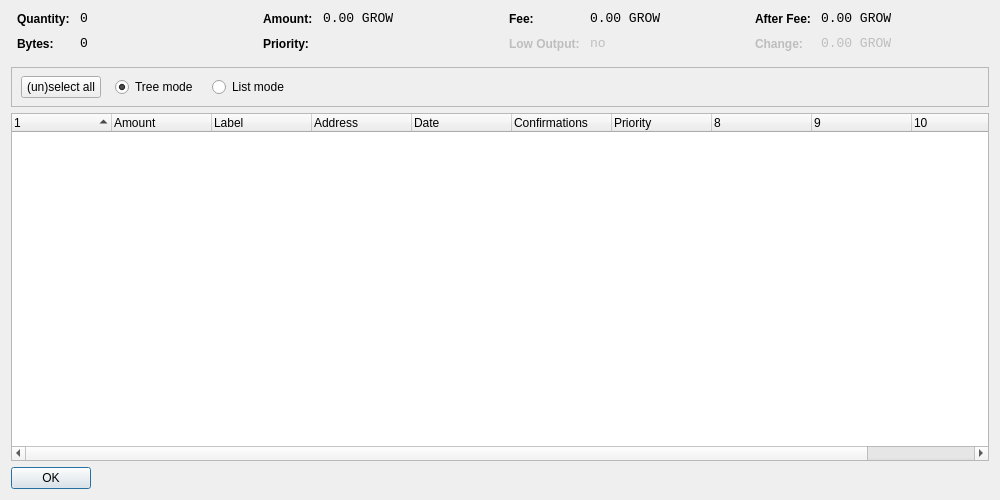
<?xml version="1.0" encoding="UTF-8"?>
<ui version="4.0">
 <class>CoinControlDialog</class>
 <widget class="QDialog" name="CoinControlDialog">
  <property name="geometry">
   <rect>
    <x>0</x>
    <y>0</y>
    <width>1000</width>
    <height>500</height>
   </rect>
  </property>
  <property name="windowTitle">
   <string>Coin Control</string>
  </property>
  <property name="styleSheet">
   <string notr="true"/>
  </property>
  <layout class="QVBoxLayout" name="verticalLayout">
   <item>
    <layout class="QHBoxLayout" name="horizontalLayoutTop" stretch="0,0,0,0">
     <property name="topMargin">
      <number>0</number>
     </property>
     <property name="bottomMargin">
      <number>10</number>
     </property>
     <item>
      <layout class="QFormLayout" name="formLayoutCoinControl1">
       <property name="horizontalSpacing">
        <number>10</number>
       </property>
       <property name="verticalSpacing">
        <number>10</number>
       </property>
       <property name="leftMargin">
        <number>6</number>
       </property>
       <property name="rightMargin">
        <number>6</number>
       </property>
       <item row="0" column="0">
        <widget class="QLabel" name="labelCoinControlQuantityText">
         <property name="styleSheet">
          <string notr="true">font-weight:bold;</string>
         </property>
         <property name="text">
          <string>Quantity:</string>
         </property>
        </widget>
       </item>
       <item row="0" column="1">
        <widget class="QLabel" name="labelCoinControlQuantity">
         <property name="font">
          <font>
           <family>Monospace</family>
           <pointsize>10</pointsize>
          </font>
         </property>
         <property name="cursor">
          <cursorShape>IBeamCursor</cursorShape>
         </property>
         <property name="contextMenuPolicy">
          <enum>Qt::ActionsContextMenu</enum>
         </property>
         <property name="text">
          <string notr="true">0</string>
         </property>
         <property name="textInteractionFlags">
          <set>Qt::LinksAccessibleByMouse|Qt::TextSelectableByKeyboard|Qt::TextSelectableByMouse</set>
         </property>
        </widget>
       </item>
       <item row="1" column="0">
        <widget class="QLabel" name="labelCoinControlBytesText">
         <property name="styleSheet">
          <string notr="true">font-weight:bold;</string>
         </property>
         <property name="text">
          <string>Bytes:</string>
         </property>
        </widget>
       </item>
       <item row="1" column="1">
        <widget class="QLabel" name="labelCoinControlBytes">
         <property name="font">
          <font>
           <family>Monospace</family>
           <pointsize>10</pointsize>
          </font>
         </property>
         <property name="cursor">
          <cursorShape>IBeamCursor</cursorShape>
         </property>
         <property name="contextMenuPolicy">
          <enum>Qt::ActionsContextMenu</enum>
         </property>
         <property name="text">
          <string notr="true">0</string>
         </property>
         <property name="textInteractionFlags">
          <set>Qt::LinksAccessibleByMouse|Qt::TextSelectableByKeyboard|Qt::TextSelectableByMouse</set>
         </property>
        </widget>
       </item>
      </layout>
     </item>
     <item>
      <layout class="QFormLayout" name="formLayoutCoinControl2">
       <property name="horizontalSpacing">
        <number>10</number>
       </property>
       <property name="verticalSpacing">
        <number>10</number>
       </property>
       <property name="leftMargin">
        <number>6</number>
       </property>
       <property name="rightMargin">
        <number>6</number>
       </property>
       <item row="0" column="0">
        <widget class="QLabel" name="labelCoinControlAmountText">
         <property name="styleSheet">
          <string notr="true">font-weight:bold;</string>
         </property>
         <property name="text">
          <string>Amount:</string>
         </property>
        </widget>
       </item>
       <item row="0" column="1">
        <widget class="QLabel" name="labelCoinControlAmount">
         <property name="font">
          <font>
           <family>Monospace</family>
           <pointsize>10</pointsize>
          </font>
         </property>
         <property name="cursor">
          <cursorShape>IBeamCursor</cursorShape>
         </property>
         <property name="contextMenuPolicy">
          <enum>Qt::ActionsContextMenu</enum>
         </property>
         <property name="text">
          <string notr="true">0.00 GROW</string>
         </property>
         <property name="textInteractionFlags">
          <set>Qt::LinksAccessibleByMouse|Qt::TextSelectableByKeyboard|Qt::TextSelectableByMouse</set>
         </property>
        </widget>
       </item>
       <item row="1" column="0">
        <widget class="QLabel" name="labelCoinControlPriorityText">
         <property name="styleSheet">
          <string notr="true">font-weight:bold;</string>
         </property>
         <property name="text">
          <string>Priority:</string>
         </property>
        </widget>
       </item>
       <item row="1" column="1">
        <widget class="QLabel" name="labelCoinControlPriority">
         <property name="font">
          <font>
           <family>Monospace</family>
           <pointsize>10</pointsize>
          </font>
         </property>
         <property name="cursor">
          <cursorShape>IBeamCursor</cursorShape>
         </property>
         <property name="contextMenuPolicy">
          <enum>Qt::ActionsContextMenu</enum>
         </property>
         <property name="text">
          <string/>
         </property>
         <property name="textInteractionFlags">
          <set>Qt::LinksAccessibleByMouse|Qt::TextSelectableByKeyboard|Qt::TextSelectableByMouse</set>
         </property>
        </widget>
       </item>
      </layout>
     </item>
     <item>
      <layout class="QFormLayout" name="formLayoutCoinControl3">
       <property name="horizontalSpacing">
        <number>10</number>
       </property>
       <property name="verticalSpacing">
        <number>10</number>
       </property>
       <property name="leftMargin">
        <number>6</number>
       </property>
       <property name="rightMargin">
        <number>6</number>
       </property>
       <item row="0" column="0">
        <widget class="QLabel" name="labelCoinControlFeeText">
         <property name="styleSheet">
          <string notr="true">font-weight:bold;</string>
         </property>
         <property name="text">
          <string>Fee:</string>
         </property>
        </widget>
       </item>
       <item row="0" column="1">
        <widget class="QLabel" name="labelCoinControlFee">
         <property name="font">
          <font>
           <family>Monospace</family>
           <pointsize>10</pointsize>
          </font>
         </property>
         <property name="cursor">
          <cursorShape>IBeamCursor</cursorShape>
         </property>
         <property name="contextMenuPolicy">
          <enum>Qt::ActionsContextMenu</enum>
         </property>
         <property name="text">
          <string notr="true">0.00 GROW</string>
         </property>
         <property name="textInteractionFlags">
          <set>Qt::LinksAccessibleByMouse|Qt::TextSelectableByKeyboard|Qt::TextSelectableByMouse</set>
         </property>
        </widget>
       </item>
       <item row="1" column="0">
        <widget class="QLabel" name="labelCoinControlLowOutputText">
         <property name="enabled">
          <bool>false</bool>
         </property>
         <property name="styleSheet">
          <string notr="true">font-weight:bold;</string>
         </property>
         <property name="text">
          <string>Low Output:</string>
         </property>
        </widget>
       </item>
       <item row="1" column="1">
        <widget class="QLabel" name="labelCoinControlLowOutput">
         <property name="enabled">
          <bool>false</bool>
         </property>
         <property name="font">
          <font>
           <family>Monospace</family>
           <pointsize>10</pointsize>
          </font>
         </property>
         <property name="cursor">
          <cursorShape>IBeamCursor</cursorShape>
         </property>
         <property name="contextMenuPolicy">
          <enum>Qt::ActionsContextMenu</enum>
         </property>
         <property name="text">
          <string notr="true">no</string>
         </property>
         <property name="textInteractionFlags">
          <set>Qt::LinksAccessibleByMouse|Qt::TextSelectableByKeyboard|Qt::TextSelectableByMouse</set>
         </property>
        </widget>
       </item>
      </layout>
     </item>
     <item>
      <layout class="QFormLayout" name="formLayoutCoinControl4">
       <property name="horizontalSpacing">
        <number>10</number>
       </property>
       <property name="verticalSpacing">
        <number>10</number>
       </property>
       <property name="leftMargin">
        <number>6</number>
       </property>
       <property name="rightMargin">
        <number>6</number>
       </property>
       <item row="0" column="0">
        <widget class="QLabel" name="labelCoinControlAfterFeeText">
         <property name="styleSheet">
          <string notr="true">font-weight:bold;</string>
         </property>
         <property name="text">
          <string>After Fee:</string>
         </property>
        </widget>
       </item>
       <item row="0" column="1">
        <widget class="QLabel" name="labelCoinControlAfterFee">
         <property name="font">
          <font>
           <family>Monospace</family>
           <pointsize>10</pointsize>
          </font>
         </property>
         <property name="cursor">
          <cursorShape>IBeamCursor</cursorShape>
         </property>
         <property name="contextMenuPolicy">
          <enum>Qt::ActionsContextMenu</enum>
         </property>
         <property name="text">
          <string notr="true">0.00 GROW</string>
         </property>
         <property name="textInteractionFlags">
          <set>Qt::LinksAccessibleByMouse|Qt::TextSelectableByKeyboard|Qt::TextSelectableByMouse</set>
         </property>
        </widget>
       </item>
       <item row="1" column="0">
        <widget class="QLabel" name="labelCoinControlChangeText">
         <property name="enabled">
          <bool>false</bool>
         </property>
         <property name="styleSheet">
          <string notr="true">font-weight:bold;</string>
         </property>
         <property name="text">
          <string>Change:</string>
         </property>
        </widget>
       </item>
       <item row="1" column="1">
        <widget class="QLabel" name="labelCoinControlChange">
         <property name="enabled">
          <bool>false</bool>
         </property>
         <property name="font">
          <font>
           <family>Monospace</family>
           <pointsize>10</pointsize>
          </font>
         </property>
         <property name="cursor">
          <cursorShape>IBeamCursor</cursorShape>
         </property>
         <property name="contextMenuPolicy">
          <enum>Qt::ActionsContextMenu</enum>
         </property>
         <property name="text">
          <string notr="true">0.00 GROW</string>
         </property>
         <property name="textInteractionFlags">
          <set>Qt::LinksAccessibleByMouse|Qt::TextSelectableByKeyboard|Qt::TextSelectableByMouse</set>
         </property>
        </widget>
       </item>
      </layout>
     </item>
    </layout>
   </item>
   <item>
    <widget class="QFrame" name="frame">
     <property name="minimumSize">
      <size>
       <width>0</width>
       <height>40</height>
      </size>
     </property>
     <property name="frameShape">
      <enum>QFrame::StyledPanel</enum>
     </property>
     <property name="frameShadow">
      <enum>QFrame::Sunken</enum>
     </property>
     <widget class="QWidget" name="horizontalLayoutWidget">
      <property name="geometry">
       <rect>
        <x>10</x>
        <y>0</y>
        <width>781</width>
        <height>41</height>
       </rect>
      </property>
      <layout class="QHBoxLayout" name="horizontalLayoutPanel" stretch="0,0,0,0">
       <property name="spacing">
        <number>14</number>
       </property>
       <item>
        <widget class="QPushButton" name="pushButtonSelectAll">
         <property name="sizePolicy">
          <sizepolicy hsizetype="Maximum" vsizetype="Fixed">
           <horstretch>0</horstretch>
           <verstretch>0</verstretch>
          </sizepolicy>
         </property>
         <property name="text">
          <string>(un)select all</string>
         </property>
        </widget>
       </item>
       <item>
        <widget class="QRadioButton" name="radioTreeMode">
         <property name="sizePolicy">
          <sizepolicy hsizetype="Maximum" vsizetype="Fixed">
           <horstretch>0</horstretch>
           <verstretch>0</verstretch>
          </sizepolicy>
         </property>
         <property name="text">
          <string>Tree mode</string>
         </property>
         <property name="checked">
          <bool>true</bool>
         </property>
        </widget>
       </item>
       <item>
        <widget class="QRadioButton" name="radioListMode">
         <property name="sizePolicy">
          <sizepolicy hsizetype="Maximum" vsizetype="Fixed">
           <horstretch>0</horstretch>
           <verstretch>0</verstretch>
          </sizepolicy>
         </property>
         <property name="text">
          <string>List mode</string>
         </property>
        </widget>
       </item>
       <item>
        <spacer name="horizontalSpacer">
         <property name="orientation">
          <enum>Qt::Horizontal</enum>
         </property>
         <property name="sizeHint" stdset="0">
          <size>
           <width>40</width>
           <height>20</height>
          </size>
         </property>
        </spacer>
       </item>
      </layout>
     </widget>
    </widget>
   </item>
   <item>
    <widget class="CoinControlTreeWidget" name="treeWidget">
     <property name="contextMenuPolicy">
      <enum>Qt::CustomContextMenu</enum>
     </property>
     <property name="sortingEnabled">
      <bool>false</bool>
     </property>
     <property name="columnCount">
      <number>11</number>
     </property>
     <attribute name="headerShowSortIndicator" stdset="0">
      <bool>true</bool>
     </attribute>
     <attribute name="headerStretchLastSection">
      <bool>false</bool>
     </attribute>
     <column>
      <property name="text">
       <string/>
      </property>
     </column>
     <column>
      <property name="text">
       <string>Amount</string>
      </property>
     </column>
     <column>
      <property name="text">
       <string>Label</string>
      </property>
     </column>
     <column>
      <property name="text">
       <string>Address</string>
      </property>
     </column>
     <column>
      <property name="text">
       <string>Date</string>
      </property>
     </column>
     <column>
      <property name="text">
       <string>Confirmations</string>
      </property>
      <property name="toolTip">
       <string>Confirmed</string>
      </property>
     </column>
     <column>
      <property name="text">
       <string>Priority</string>
      </property>
     </column>
     <column>
      <property name="text">
       <string/>
      </property>
     </column>
     <column>
      <property name="text">
       <string/>
      </property>
     </column>
     <column>
      <property name="text">
       <string/>
      </property>
     </column>
     <column>
      <property name="text">
       <string/>
      </property>
     </column>
    </widget>
   </item>
   <item>
    <widget class="QDialogButtonBox" name="buttonBox">
     <property name="sizePolicy">
      <sizepolicy hsizetype="Maximum" vsizetype="Fixed">
       <horstretch>0</horstretch>
       <verstretch>0</verstretch>
      </sizepolicy>
     </property>
     <property name="orientation">
      <enum>Qt::Horizontal</enum>
     </property>
     <property name="standardButtons">
      <set>QDialogButtonBox::Ok</set>
     </property>
    </widget>
   </item>
  </layout>
 </widget>
 <customwidgets>
  <customwidget>
   <class>CoinControlTreeWidget</class>
   <extends>QTreeWidget</extends>
   <header>coincontroltreewidget.h</header>
  </customwidget>
 </customwidgets>
 <resources/>
 <connections/>
</ui>
